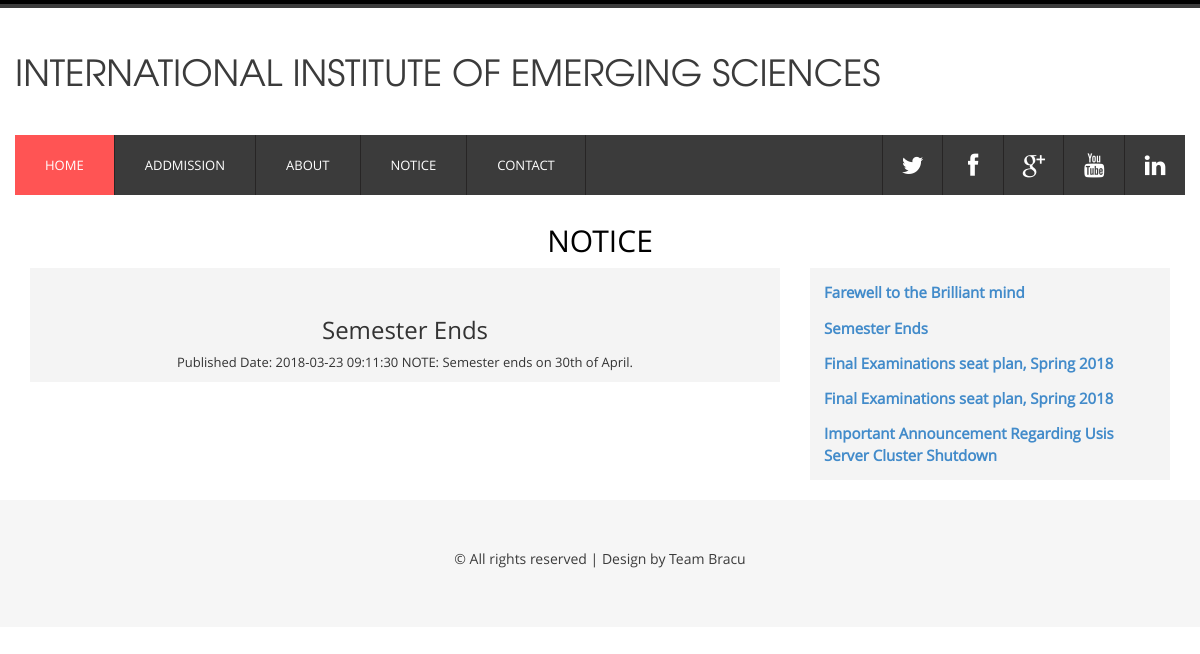
Page /includes/notice2.php?id=10 on the committed database.
### tables this page shows
CREATE TABLE `notice` (
  `nid` int(10) NOT NULL,
  `topic` varchar(100) NOT NULL,
  `content` text NOT NULL,
  `curtime` timestamp NOT NULL DEFAULT CURRENT_TIMESTAMP ON UPDATE CURRENT_TIMESTAMP
);

### includes/notice2.php (the view, shortened to what this page needs)
<?php
	include_once('database.php');
	include_once 'headerInside.php';
	$id= $_REQUEST['id'];
	if (isset($_REQUEST['id'])) {
		$qry = "select * from notice where nid='$id'";
		$result = mysqli_query($conn,$qry);
		$qry2 = "select nid,topic,content,curtime from notice order by nid desc";
		$subject = mysqli_fetch_assoc($result);
	}
?>
<html>
    <head>
        <link rel="stylesheet" href="../css/info.css">
    </head>
    <body >
    	<h2 style="text-align:center; margin-top:30px; color:black">NOTICE</h2>
          <div class="container">
      <div class="row">
          <div class="col-lg-8" style="margin-bottom: 3px;">
          <div class="accordion">
            <dl>
            <dd style="background: #f4f4f4; width: 100%">
            <br><br><div class="col-sm-12" id="info">
                <h3><?php echo $subject["topic"]?></h3>
                <p style="font-size:13px">
                    <?php echo "Published Date: ".$subject["curtime"]?>
                    <?php echo $subject["content"]?>
                </p>
            </dd>
            </dl>
</div>
            </div>
           <div class="col-lg-4">
               <div class="accordion">
            <dl style="background: #f4f4f4;padding: 2%;">
                <marquee style="max-height: 400px" direction = "up" onmouseover="this.stop();" onmouseout="this.start();">
                     <?php
                   $topic = mysqli_query($conn,$qry2);
                     while($news = mysqli_fetch_assoc($topic)){
                         ?>
              <dd style="padding: 2%; font-size: 15px">
                  <strong><a href="notice2.php?id=<?php echo $news['nid']?>"> <?php echo $news["topic"]?></a></strong>
              </dd>
            <?php }?>
               </marquee>
            </dl>
          </div>
          </div>
      </div>
           </div>
    </body>
<?php
        include_once 'footer.php';
?>

### css/style.css (style rules this page uses)
body { font-family: 'open_sansregular'; background:#ffffff; font-size: 100%; }

### css/info.css (style rules this page uses)
#info { background: #f4f4f4; text-align: center; font-size: 15px }

### rows in the picture
notice: topic "Semester Ends", curtime "2018-03-23 09:11:30", content "NOTE: Semester ends on 30th of April."
notice: topic "Farewell to the Brilliant mind"
notice: topic "Final Examinations seat plan, Spring 2018"
notice: topic "Final Examinations seat plan, Spring 2018"
notice: topic "Important Announcement Regarding Usis Server Cluster Shutdown"
